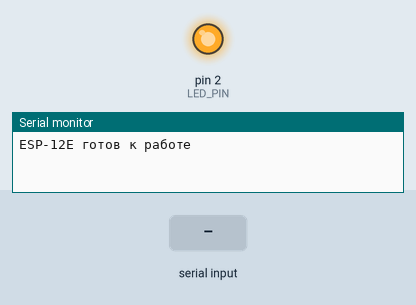
A sketch run on a simulated Arduino Uno, built with avr-gcc and run on an emulated ATmega328P. Parts: output pins drawn as LEDs (lit = HIGH), the last lines printed to the serial monitor. Dashed ring = blinking. Inputs (shaded band) come from the test bench.

Above: at 2.5 s.
2.6 s: "BLINK\n" received over Serial
At 2.7 s:
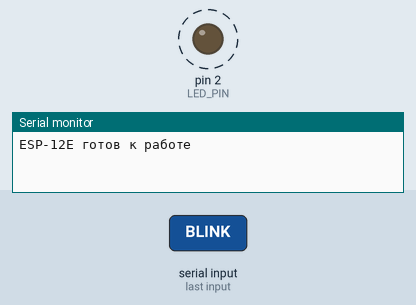
5.6 s: "ON\n" received over Serial
At 6.8 s:
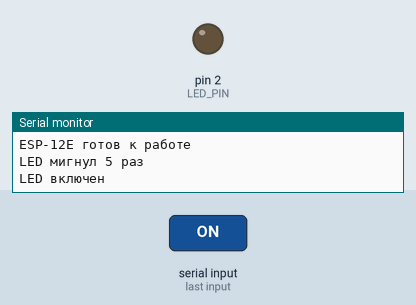
7.1 s: "OFF\n" received over Serial
At 8.2 s:
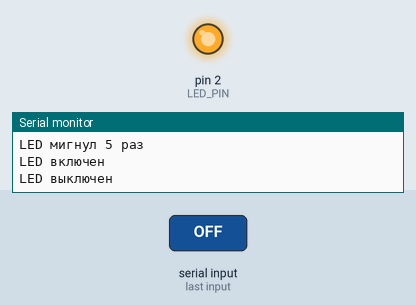
Timing chart, 0 to 10.1 s (numbered marks = the images above; inputs shaded):
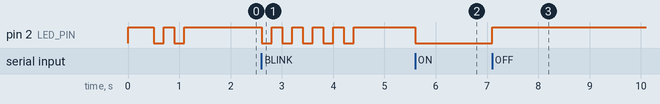

The sketch:

esp_svetodiod.ino
```cpp
#define LED_PIN 2  // GPIO2 (встроенный светодиод)

void setup() {
  Serial.begin(9600);
  pinMode(LED_PIN, OUTPUT);
  digitalWrite(LED_PIN, HIGH);  // HIGH - выключен (инверсная логика)

  // Сигнал, что ESP готов
  delay(500);
  Serial.println("ESP-12E готов к работе");

  // Мигаем 2 раза при запуске (проверка)
  blink(2);
}

void loop() {
  if (Serial.available() > 0) {
    String command = Serial.readStringUntil('\n');
    command.trim();

    if (command == "BLINK") {
      blink(5);
      Serial.println("LED мигнул 5 раз");
    }
    else if (command == "ON") {
      digitalWrite(LED_PIN, LOW);   // LOW - включён (инверсная логика)
      Serial.println("LED включен");
    }
    else if (command == "OFF") {
      digitalWrite(LED_PIN, HIGH);  // HIGH - выключен
      Serial.println("LED выключен");
    }
    else if (command == "TEST") {
      blink(3);
      Serial.println("Тест пройден");
    }
  }
}

void blink(int times) {
  for (int i = 0; i < times; i++) {
    digitalWrite(LED_PIN, LOW);   // Включить
    delay(200);
    digitalWrite(LED_PIN, HIGH);  // Выключить
    delay(200);
  }
}
```

Measured:
- after the input at 2.6 s, pin 2 (LED_PIN): alternates HIGH for 0.20 s and LOW for 0.20 s, 10 changes in all, then stays HIGH, starting at once
- after the input at 5.6 s, pin 2 (LED_PIN): HIGH → LOW at once
- after the input at 7.1 s, pin 2 (LED_PIN): LOW → HIGH at once
